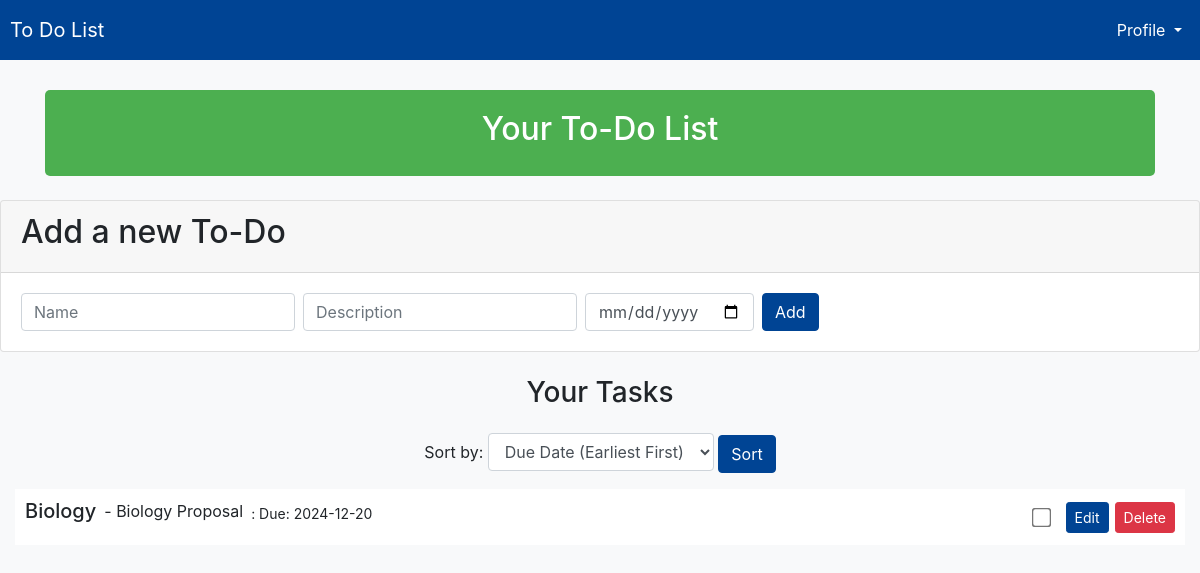
The page /dashboard (signed in) on the database as committed earlier.
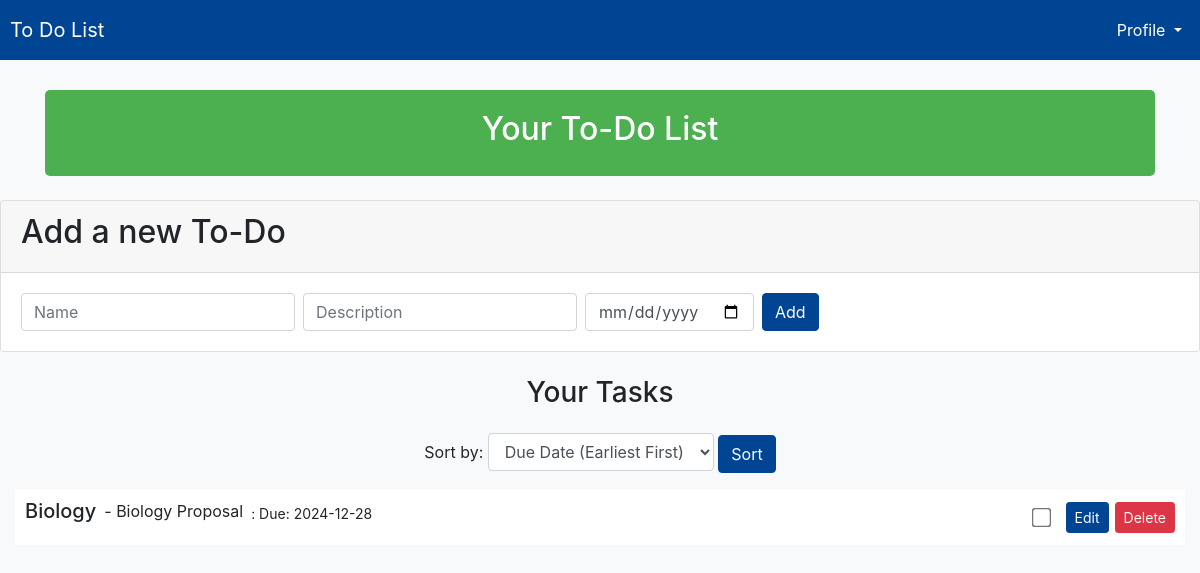
The same page on the database as committed later.
### tables this page shows
CREATE TABLE todos (id INTEGER PRIMARY KEY, user_id INTEGER, name TEXT, description TEXT, completed BOOLEAN, due_date TEXT, FOREIGN KEY(user_id) REFERENCES users(id));

### app.py (the view)
@app.route('/dashboard')
def dashboard():
    if 'user_id' not in session:
        flash('You need to login first', 'warning')
        return redirect(url_for('login'))
    sort_by = request.args.get('sort_by', 'due_date_asc')
    sort_column = 'due_date'
    sort_order = 'ASC'
    if sort_by == 'due_date_desc':
        sort_order = 'DESC'
    elif sort_by == 'name_asc':
        sort_column = 'name'
        sort_order = 'ASC'
    elif sort_by == 'name_desc':
        sort_column = 'name'
        sort_order = 'DESC'
    elif sort_by == 'completed':
        sort_column = 'completed'
        sort_order = 'ASC'
    with engine.connect() as conn:
        todos = conn.execute(text(f"SELECT * FROM todos WHERE user_id = :user_id ORDER BY {sort_column} {sort_order}"), {'user_id': session['user_id']}).fetchall()
    todos = [
        {
            **todo._asdict(),
            'due_date': datetime.strptime(todo.due_date, '%Y-%m-%d').date() if todo.due_date else None
        }
        for todo in todos
    ]
    current_date = datetime.now().date()
    return render_template('dashboard.html', todos=todos, user_id=session['user_id'], username=session['username'], current_date=current_date, sort_by=sort_by)

### templates/dashboard.html (shortened to what this page needs)
<!DOCTYPE html>
<html lang="en">
<head>
    <link href="https://stackpath.bootstrapcdn.com/bootstrap/4.5.2/css/bootstrap.min.css" rel="stylesheet">
</head>
<body>
    <nav class="navbar navbar-expand-lg navbar-light fixed-top" style="background-color: #004494; padding: 10px;">
        <a class="navbar-brand" href="#" style="color: white;">To Do List</a>
        <div class="collapse navbar-collapse">
            <ul class="navbar-nav ml-auto">
                <li class="nav-item dropdown">
                    <a class="nav-link dropdown-toggle" href="#" id="profileDropdown" role="button" data-toggle="dropdown" aria-haspopup="true" aria-expanded="false" style="color: white;">
                        Profile
                    </a>
                </li>
            </ul>
        </div>
    </nav>
    <div class="container text-center">
        <div id="top">
            <h2>Your To-Do List</h2>
        </div>
    </div>
    <div class="card mt-4">
        <div class="card-header">
            <h2>Add a new To-Do</h2>
        </div>
        <div class="card-body">
            <form action="{{ url_for('add_todo') }}" method="post" class="form-inline">
                <div class="form-group">
                    <input type="text" name="name" placeholder="Name" class="form-control mr-2" required>
                    <input type="text" name="description" placeholder="Description" class="form-control mr-2">
                    <input type="date" name="due_date" class="form-control mr-2" required>
                    <button type="submit" class="btn btn-primary">Add</button>
                </div>
            </form>
        </div>
    </div>
    <div class="container text-center mt-4">
        <h3>Your Tasks</h3>
    </div>
    <div class="container text-center mt-4">
        <form method="get" action="{{ url_for('dashboard') }}">
            <div class="form-group">
                <label for="sort_by">Sort by:</label>
                <select name="sort_by" id="sort_by" class="form-control" style="width: auto; display: inline-block;">
                    <option value="due_date_asc" {% if sort_by == 'due_date_asc' %}selected{% endif %}>Due Date (Earliest First)</option>
                </select>
                <button type="submit" class="btn btn-primary">Sort</button>
            </div>
        </form>
    </div>
    <ul class="list-group list-group-flush">
        {% if todos %}
            {% for todo in todos %}
                <li class="list-group-item todo-item">
                    <div class="d-flex justify-content-between align-items-center mb-2">
                        <div>
                            <h5 class="mb-1 {% if todo.completed %}completed-title{% endif %}" style="font-size: 1.25rem;">{{ todo.name }}</h5>
                            <p class="mb-1 ml-2" style="line-height: 1.5; font-size: 1rem;"> - {{ todo.description }}</p>
                            <small class="ml-2" style="font-size: 0.875rem;"> : Due: {% if todo.due_date %}{{ todo.due_date }}{% else %}No due date{% endif %}</small>
                             </div>
                        </div>
                        <div class="d-flex align-items-center" style="gap: 2px;">
                            <form action="{{ url_for('complete_todo', todo_id=todo.id) }}" method="post" class="mr-1">
                                <input type="checkbox" name="completed" style="transform: scale(1.5);" onchange="this.form.submit()" {% if todo.completed %}checked{% endif %}>
                            </form>
                            <button class="btn btn-secondary btn-sm" onclick="toggleEditForm('{{ todo.id }}')">Edit</button>
                            <form action="{{ url_for('delete_todo', todo_id=todo.id) }}" method="post">
                                <button type="submit" class="btn btn-danger btn-sm">Delete</button>
                            </form>
                        </div>
                </li>
            {% endfor %}
        {% else %}
            <li class="list-group-item text-center">There are no tasks right now.</li>
        {% endif %}
    </ul>
</body>
</html>

### templates/dashboard.html (style rules this page uses)
body { background-color: #f8f9fa; padding-top: 70px; }
.container { margin-top: 20px; }
.todo-item { display: flex; justify-content: space-between; align-items: center; padding: 10px; border: 1px solid #dee2e6; border-radius: 5px; margin-bottom: 10px; }
.todo-item form { margin: 0; display: flex; align-items: center; }
.todo-item button { margin-left: 4px; }
.todo-item div { display: flex; align-items: center; }
.todo-item input[type="checkbox"] { margin-right: 8px; }
#top { text-align: center; background-color: #4CAF50; padding: 20px; color: white; border-radius: 5px; margin-top: 20px; }
.btn-primary { background-color: #004494; border-color: #004494; }
.btn-secondary { background-color: #004494; border-color: #004494; }
.d-flex { justify-content: center; gap: 10px; }
.card { margin-bottom: 20px; }
.list-group-item { margin: 0 15px; }

Rows that differ between the two databases and show on the page:
changed todos "Biology": due_date "2024-12-20" → "2024-12-28"
